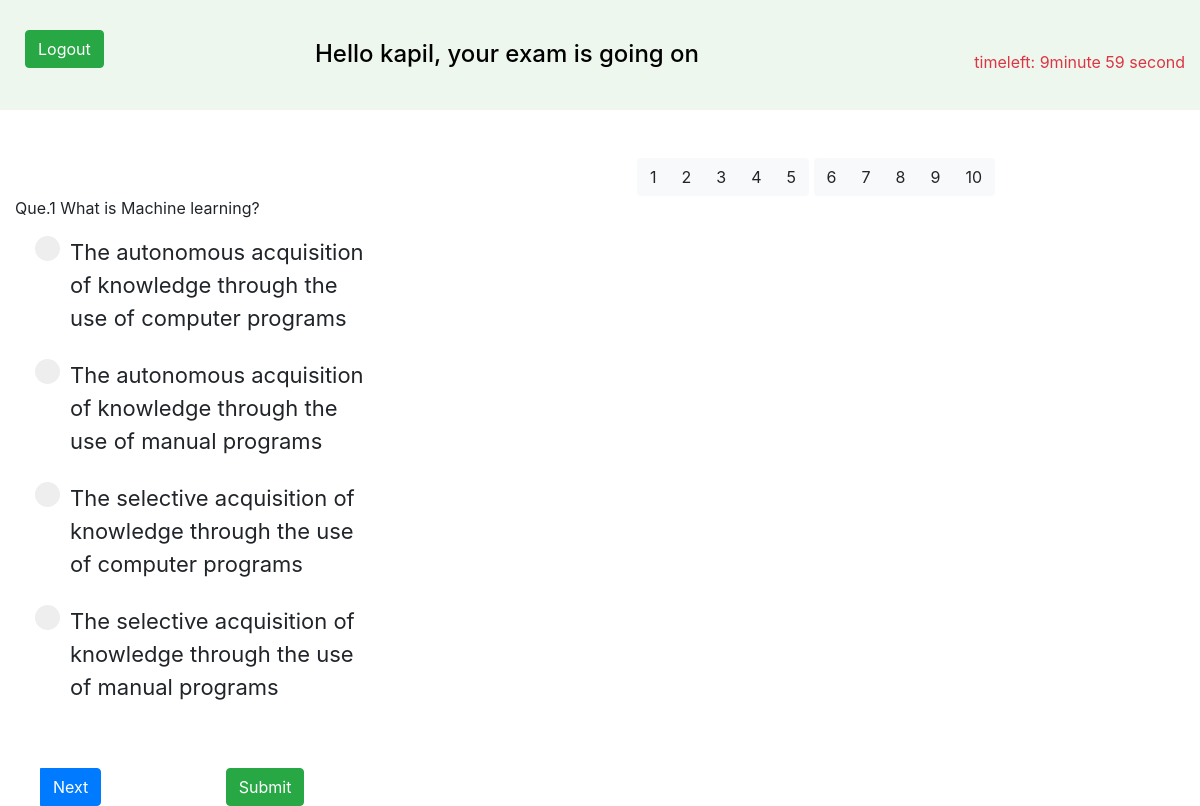
Page /test.php (signed in) on the committed database.
### tables this page shows
CREATE TABLE `question` (
  `id` int(3) NOT NULL,
  `no` int(3) NOT NULL,
  `question` varchar(250) NOT NULL,
  `option1` varchar(250) NOT NULL,
  `option2` varchar(250) NOT NULL,
  `option3` varchar(250) NOT NULL,
  `option4` varchar(250) NOT NULL,
  `answer` int(3) NOT NULL,
  `sub` varchar(250) NOT NULL
);

### test.php (the view, shortened to what this page needs)
<?php
$con=mysqli_connect("localhost","root","","oq") or die("server not found");
$email = $_SESSION['login'];
$q = "select * from regd where email = '$email'";
$res=mysqli_query($con,$q) or die("yoyo query");
while($result=mysqli_fetch_array($res)){
    $sub= $result['sub'];
}
$query="select * from question where sub = '$sub'";
$x=mysqli_query($con,$query) or die("wrong query");
  ?>
<html>
<head>
  <link rel="stylesheet" href="file/bootstrap-4.2.1-dist/css/bootstrap.min.css">
	</head>
<body>
<div class="container-fluid" style="background:rgba(76, 175, 80, 0.1); height:110px;" >
<div class="row">
	<div class="col-3">
		<form method="post" action="logout.php">
<input type="submit" name="logout" class="btn btn-success" style="margin-top: 30px;margin-left: 10px;" value="Logout">	</input>
</form>
	</div>
<div class="col-6">
<h4  style="color:black;padding-top:40px;margin-left: px; "> Hello 	<?php echo $_SESSION['name'];?>, your exam is going on</h4>
</div>
<div class="col-3">
	  <p class="text-danger" id="timeleft" style="text-align:right;color:white;margin-top:50px;">Time Left: 1 minute</p>
	</div>
</div>
</div>
<div class=".container-sm">
<div class="row" style="text-align: right">
<div class="col-10">
<br><br>
	 <div class="btn-group">
    <button type="button" class="btn btn-light" value="1" id="01">1</button>
    <button type="button" class="btn btn-light" value="2" id="02">2</button>
    <button type="button" class="btn btn-light" value="3" id="03">3</button>
    <button type="button" class="btn btn-light" value="4" id="04">4</button>
    <button type="button" class="btn btn-light" value="5" id="05">5</button>
  </div>
 <div class="btn-group">
    <button type="button" class="btn btn-light" value="6" id="06">6</button>
    <button type="button" class="btn btn-light" value="7" id="07">7</button>
    <button type="button" class="btn btn-light" value="8" id="08">8</button>
    <button type="button" class="btn btn-light" value="9" id="09">9</button>
    <button type="button" class="btn btn-light" value="10" id="010">10</button>
  </div>
</div>
<div class="col-4"  style="text-align: left">
<div class="conatiner-xl" >
  <div class="container" >
  	<form method="post" action="result1.php">
      <?php
      while($array=mysqli_fetch_array($x))
      { $qno=$array['no'];
        ?>
        <div id="<?php echo $array['no'];?>">
   <p>Que.<?php echo $array['no']." "; ?><?php echo $array['question'] ?></p></li>
  <div class="form-check">
      <label class="form-check-label container1">
        <input type="radio" class="form-check-input" id="radio1" name='<?php echo "$qno"?>' value="1" ><?php echo $array['option1'];?>
    <span class="checkmark"></span>
      </label>
    </div><br>
    <div class="form-check">
      <label class="form-check-label container1" >
        <input type="radio" class="form-check-input" id="radio2" name='<?php echo "$qno"?>' value="2"><?php echo $array['option2'];?>
      <span class="checkmark"></span>
      </label>
    </div><br>
    <div class="form-check">
      <label class="form-check-label container1">
        <input type="radio" class="form-check-input" name='<?php echo "$qno"?>' value="3"><?php echo $array['option3'];?>
      <span class="checkmark"></span>
      </label>
    </div><br>
      <div class="form-check">
      <label class="form-check-label container1">
        <input type="radio" class="form-check-input" name='<?php echo "$qno"?>' value="4"><?php echo $array['option4'];?>
   <span class="checkmark"></span>
      </label></div>
    </div><?php } ?></div>	<br>
<br>
 <div class="btn-group">
    <button type="button" class="btn btn-primary"  style="margin-left: 40px;" id="next">Next</button>
     </div>
<input type="submit" id="sub" class="btn btn-success" style="margin-left: 120px"; value="Submit" ></button>
</div>
  </div>
</div>
	</body>
</html>

### test.php (style rules this page uses)
.container1 { display: block; position: relative; padding-left: 35px; margin-bottom: 12px; cursor: pointer; font-size: 22px; -webkit-user-select: none; -moz-user-select: none; -ms-user-select: none; user-select: none; }
.checkmark { position: absolute; top: 0; left: 0; height: 25px; width: 25px; background-color: #eee; border-radius: 50%; }
.checkmark:after { content: ""; position: absolute; display: none; }
.container1 .checkmark:after { top: 9px; left: 9px; width: 8px; height: 8px; border-radius: 50%; background: white; }

### rows in the picture
question: no "1", question "What is Machine learning?", option1 "The autonomous acquisition of knowledge through the use of computer programs", option2 "The autonomous acquisition of knowledge through the use of manual programs", option3 "The selective acquisition of knowledge through the use of computer programs", option4 "The selective acquisition of knowledge through the use of manual programs"

### other values in the picture
$_SESSION['name'] "kapil"
